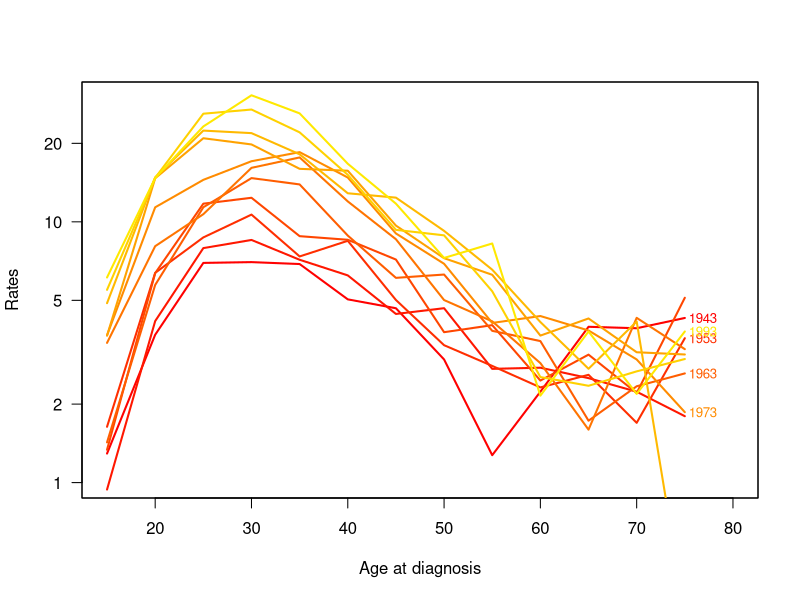
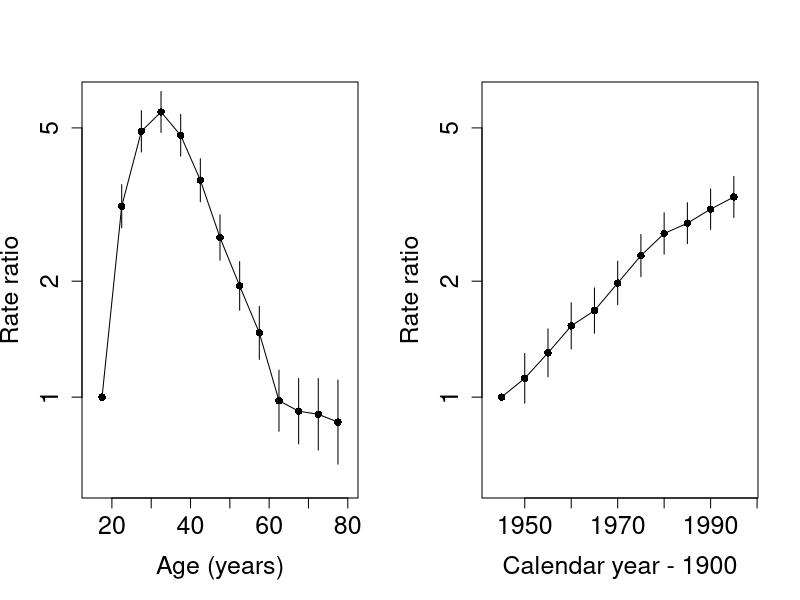
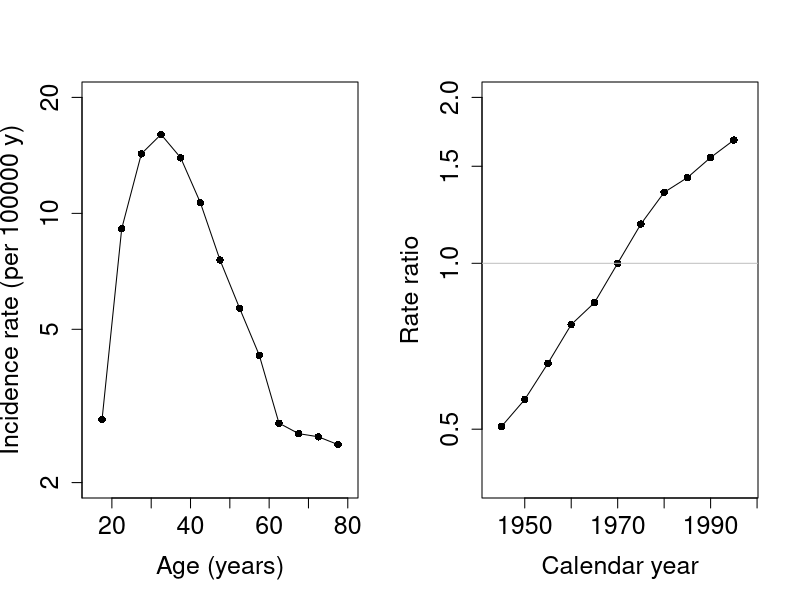
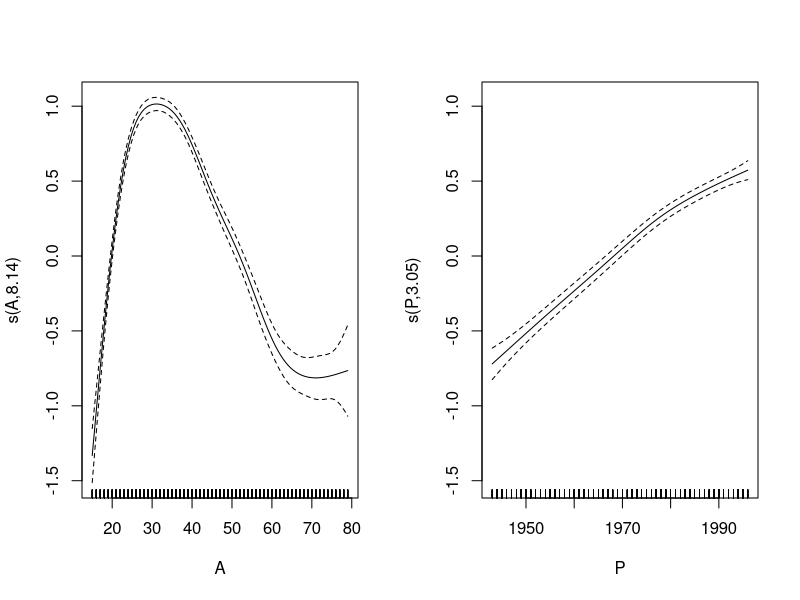
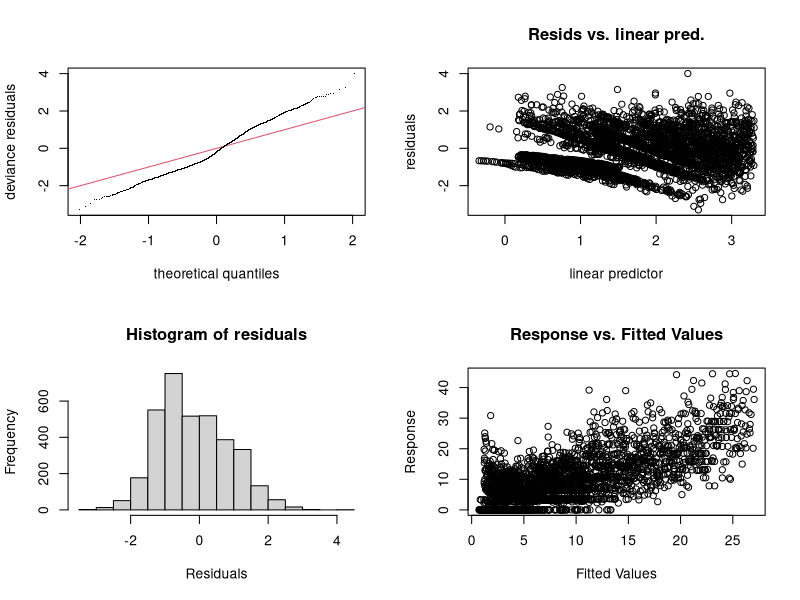
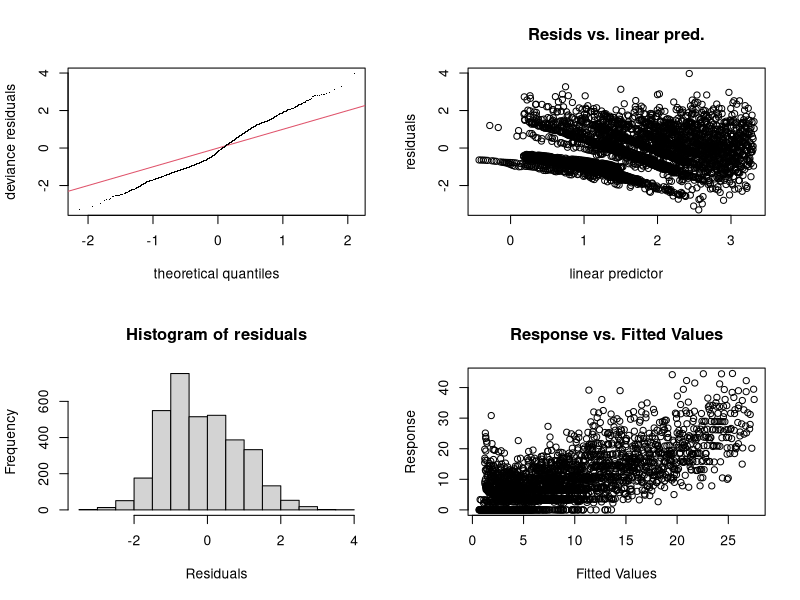
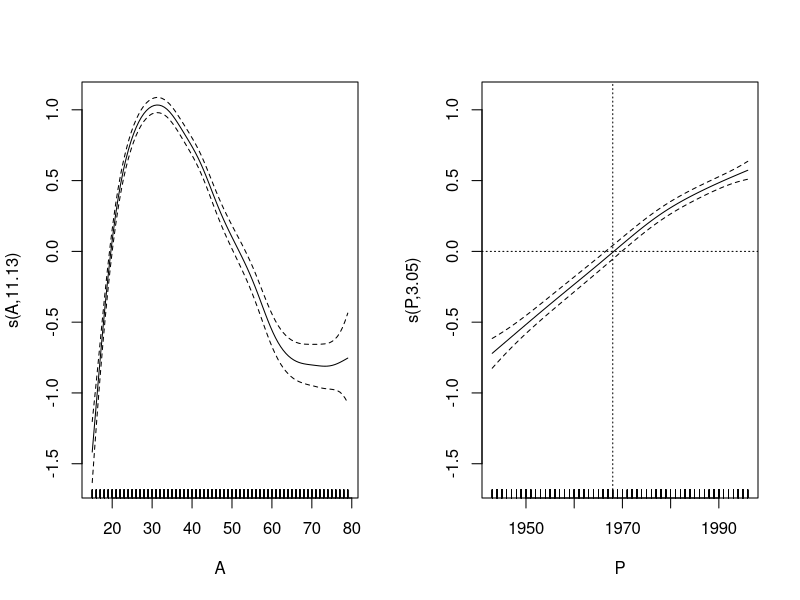
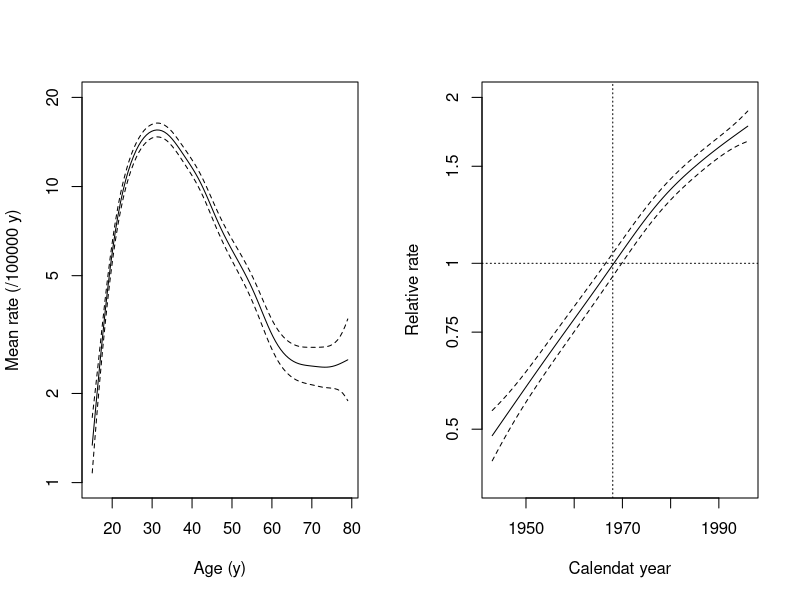

The R source for these figures, in order:
## ----include=FALSE------------------------------------------------------------
knitr::opts_chunk$set(results = "markup", keep.source = TRUE, include = FALSE, eps = FALSE, prefix.string = "./graph/cont-eff")


## ----echo=FALSE---------------------------------------------------------------
# opt <- options()
# options( width=90,
#          SweaveHooks=list( fig=function()
#          par(mar=c(3,3,1,1),mgp=c(3,1,0)/1.6,las=1,bty="n") ) )


## ----data-input---------------------------------------------------------------
library(Epi)
library(mgcv)
data(testisDK)
str(testisDK)
summary(testisDK)
head(testisDK)


## ----housekeeping-------------------------------------------------------------
tdk <- subset(testisDK, A > 14 & A < 80)
tdk$Age <- cut(tdk$A, br = 5 * (3:16), include.lowest = TRUE, right = FALSE)
nAge <- length(levels(tdk$Age))
tdk$Per <- cut(tdk$P,
  br = seq(1943, 1998, by = 5),
  include.lowest = TRUE, right = FALSE
)
nPer <- length(levels(tdk$Per))


## ----tabulation---------------------------------------------------------------
tab <- stat.table(
  index = list(Age, Per),
  contents = list(
    D = sum(D),
    Y = sum(Y / 1000),
    rate = ratio(D, Y, 10^5)
  ),
  margins = TRUE,
  data = tdk
)
print(tab, digits = c(sum = 0, ratio = 1))


## ----plot-rates, fig=FALSE----------------------------------------------------
str(tab)
par(mfrow = c(1, 1))
rateplot(
  rates = tab[3, 1:nAge, 1:nPer], which = "ap", ylim = c(1, 30),
  age = seq(15, 75, 5), per = seq(1943, 1993, 5),
  col = heat.colors(16), ann = TRUE
)


## ----mCat---------------------------------------------------------------------
tdk$Y <- tdk$Y / 100000
mCat <- glm(cbind(D, Y) ~ Age + Per,
  family = poisreg(link = log), data = tdk
)
round(ci.exp(mCat), 2)


## ----mCat-est, fig=FALSE------------------------------------------------------
aMid <- seq(17.5, 77.5, by = 5)
pMid <- seq(1945, 1995, by = 5)
par(mfrow = c(1, 2))
plot(c(15, 80), c(0.6, 6),
  type = "n", log = "y",
  cex.lab = 1.5, cex.axis = 1.5,
  xlab = "Age (years)", ylab = "Rate ratio"
)
lines(aMid, c(1, ci.exp(mCat)[2:13, 1]), type = "o", pch = 16)
segments(
  aMid[-1], ci.exp(mCat)[2:13, 2],
  aMid[-1], ci.exp(mCat)[2:13, 3]
)
plot(c(1943, 1998), c(0.6, 6),
  type = "n", log = "y",
  cex.lab = 1.5, cex.axis = 1.5,
  xlab = "Calendar year - 1900", ylab = "Rate ratio"
)
lines(pMid, c(1, ci.exp(mCat)[14:23, 1]), type = "o", pch = 16)
segments(
  pMid[-1], ci.exp(mCat)[14:23, 2],
  pMid[-1], ci.exp(mCat)[14:23, 3]
)


## ----mCat2-new-ref------------------------------------------------------------
tdk$Per70 <- Relevel(tdk$Per, ref = 6)
mCat2 <- glm(cbind(D, Y) ~ -1 + Age + Per70,
  family = poisreg(link = log), data = tdk
)
round(ci.exp(mCat2), 2)


## ----mCat2-plot, fig =FALSE---------------------------------------------------
par(mfrow = c(1, 2))
plot(c(15, 80), c(2, 20),
  type = "n", log = "y", cex.lab = 1.5, cex.axis = 1.5,
  xlab = "Age (years)", ylab = "Incidence rate (per 100000 y)"
)
lines(aMid, c(ci.exp(mCat2)[1:13, 1]), type = "o", pch = 16)
plot(c(1943, 1998), c(0.4, 2),
  type = "n", log = "y",
  cex.lab = 1.5, cex.axis = 1.5,
  xlab = "Calendar year", ylab = "Rate ratio"
)
lines(pMid, c(ci.exp(mCat2)[14:18, 1], 1, ci.exp(mCat2)[19:23, 1]),
  type = "o", pch = 16
)
abline(h = 1, col = "gray")


## ----mPen---------------------------------------------------------------------
library(mgcv)
mPen <- mgcv::gam(cbind(D, Y) ~ s(A) + s(P),
  family = poisreg(link = log), data = tdk
)
summary(mPen)


## ----mPen-plot, fig=FALSE-----------------------------------------------------
par(mfrow = c(1, 2))
plot(mPen, seWithMean = TRUE)


## ----mPen-check---------------------------------------------------------------
par(mfrow = c(2, 2))
gam.check(mPen)


## ----mPen2--------------------------------------------------------------------
mPen2 <- mgcv::gam(cbind(D, Y) ~ s(A, k = 20) + s(P),
  family = poisreg(link = log), data = tdk
)
summary(mPen2)
par(mfrow = c(2, 2))
gam.check(mPen2)


## ----mPen2-plot, fig=FALSE----------------------------------------------------
par(mfrow = c(1, 2))
plot(mPen2, seWithMean = TRUE)
abline(v = 1968, h = 0, lty = 3)


## ----mPen2-newplot------------------------------------------------------------
par(mfrow = c(1, 2))
icpt <- coef(mPen2)[1] #  estimated intecept
plot(mPen2,
  seWithMean = TRUE, select = 1, rug = FALSE,
  yaxt = "n", ylim = c(log(1), log(20)) - icpt,
  xlab = "Age (y)", ylab = "Mean rate (/100000 y)"
)
axis(2, at = log(c(1, 2, 5, 10, 20)) - icpt, labels = c(1, 2, 5, 10, 20))
plot(mPen2,
  seWithMean = TRUE, select = 2, rug = FALSE,
  yaxt = "n", ylim = c(log(0.4), log(2)),
  xlab = "Calendat year", ylab = "Relative rate"
)
axis(2, at = log(c(0.5, 0.75, 1, 1.5, 2)), labels = c(0.5, 0.75, 1, 1.5, 2))
abline(v = 1968, h = 0, lty = 3)
